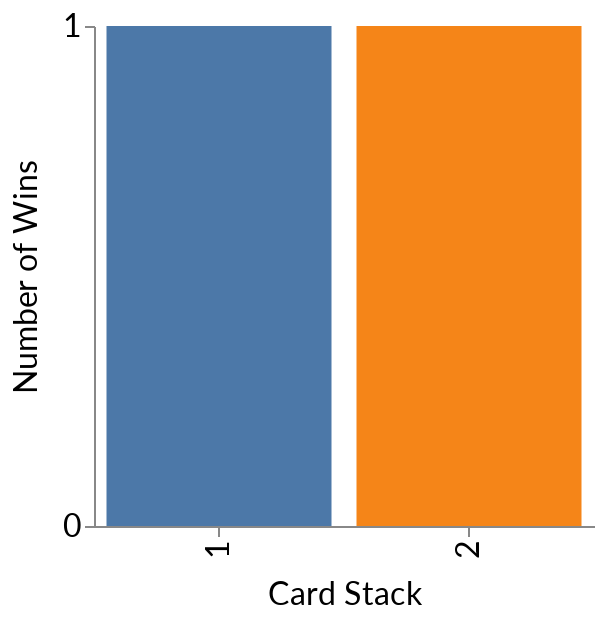

Notebook code for this chart:
### Markdown cell above
The next three figures are interactive! Unfortunately they won't work on GitHub, in that case please keep on scrolling.

### Code cell
plot_first_experiment_bars(data=data, n_card_pairs=min(n_card_pairs, 40))

### Figure 1 — Vega-Lite specification as saved in the notebook (floating-point values rounded to 4 significant figures; data arrays with more than 128 entries replaced by an {"elided": "..."} marker saying what was removed)
{"config": {"title": {"fontSize": 24.0, "font": ["Lato", "Helvetica Neue", "Helvetica", "Arial", "Sans Serif"], "fontWeight": "normal"}, "axisX": {"labelFont": ["Lato", "Helvetica Neue", "Helvetica", "Arial", "Sans Serif"], "labelFontSize": 16, "titleFont": ["Lato", "Helvetica Neue", "Helvetica", "Arial", "Sans Serif"], "titleFontSize": 16, "titleFontWeight": "normal", "titlePadding": 10}, "axisY": {"labelFont": ["Lato", "Helvetica Neue", "Helvetica", "Arial", "Sans Serif"], "labelFontSize": 16, "titleFont": ["Lato", "Helvetica Neue", "Helvetica", "Arial", "Sans Serif"], "titleFontSize": 16, "titleFontWeight": "normal", "titlePadding": 10}, "legend": {"labelFont": ["Lato", "Helvetica Neue", "Helvetica", "Arial", "Sans Serif"], "labelFontSize": 16, "titleFont": ["Lato", "Helvetica Neue", "Helvetica", "Arial", "Sans Serif"], "titleFontSize": 16, "titleFontWeight": "normal"}, "text": {"font": ["Lato", "Helvetica Neue", "Helvetica", "Arial", "Sans Serif"], "fontSize": 14.4}, "axis": {"grid": false}, "view": {"strokeWidth": 0}}, "data": {"name": "data-683f7413d38cbe7e81534b1def1e6668"}, "mark": "bar", "encoding": {"color": {"type": "nominal", "field": "stack", "legend": null}, "x": {"type": "nominal", "field": "stack", "title": "Card Stack"}, "y": {"type": "quantitative", "aggregate": "sum", "axis": {"tickMinStep": 1, "title": "Number of Wins"}, "field": "win"}}, "height": 250, "selection": {"selector001": {"type": "single", "bind": {"input": "range", "min": 1, "max": 40, "step": 1, "name": "Draw Card Pairs: "}, "init": {"card_pair": 1}}}, "transform": [{"filter": "datum.experiment == 1"}, {"filter": "(datum.card_pair <= toNumber(selector001.card_pair))"}], "width": 250, "$schema": "https://vega.github.io/schema/vega-lite/v4.8.1.json", "datasets": {"data-683f7413d38cbe7e81534b1def1e6668": {"elided": "10000 records"}}}
